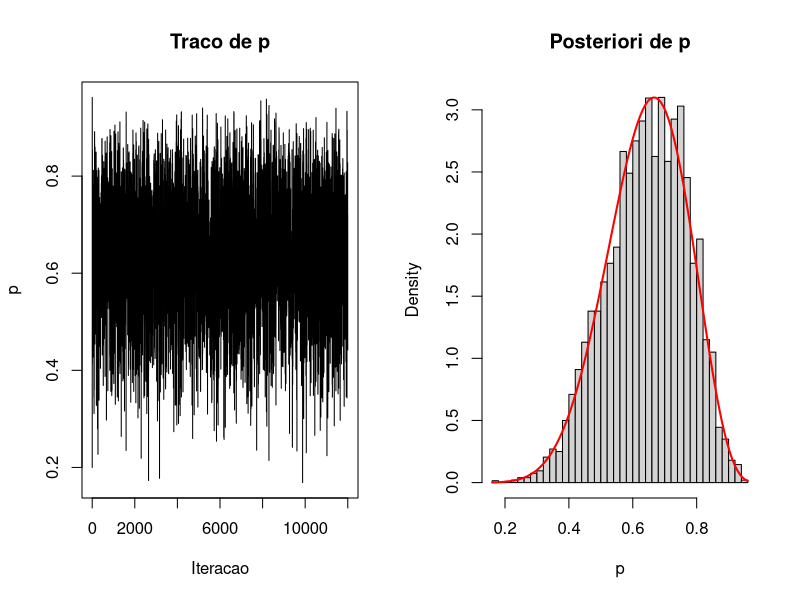

Write R code to recreate this figure.
# Metropolis-Hastings independente para Binomial-Beta
set.seed(20261015)
y <- 7; n <- 10; a <- 2; b <- 2
N <- 12000; burnin <- 2000
p <- numeric(N); p[1] <- 0.2
aceitos <- 0L
log_nucleo <- function(z) {
  if (z <= 0 || z >= 1) return(-Inf)
  (y+a-1)*log(z) + (n-y+b-1)*log1p(-z)
}
for (t in 2:N) {
  cand <- runif(1)
  log_alpha <- min(0, log_nucleo(cand)-log_nucleo(p[t-1]))
  if (log(runif(1)) < log_alpha) {
    p[t] <- cand
    aceitos <- aceitos+1L
  } else p[t] <- p[t-1]
}
amostra <- p[(burnin+1):N]
cat('Media exata:', (a+y)/(a+b+n), '\n')
cat('Media MCMC:', mean(amostra), '\n')
cat('IC 95%:', quantile(amostra, c(.025,.975)), '\n')
cat('Aceitacao:', aceitos/(N-1), '\n')
par(mfrow=c(1,2))
plot(p, type='l', main='Traco de p', xlab='Iteracao', ylab='p')
hist(amostra, probability=TRUE, breaks=35, main='Posteriori de p', xlab='p')
curve(dbeta(x, a+y, b+n-y), add=TRUE, col='red', lwd=2)
par(mfrow=c(1,1))
